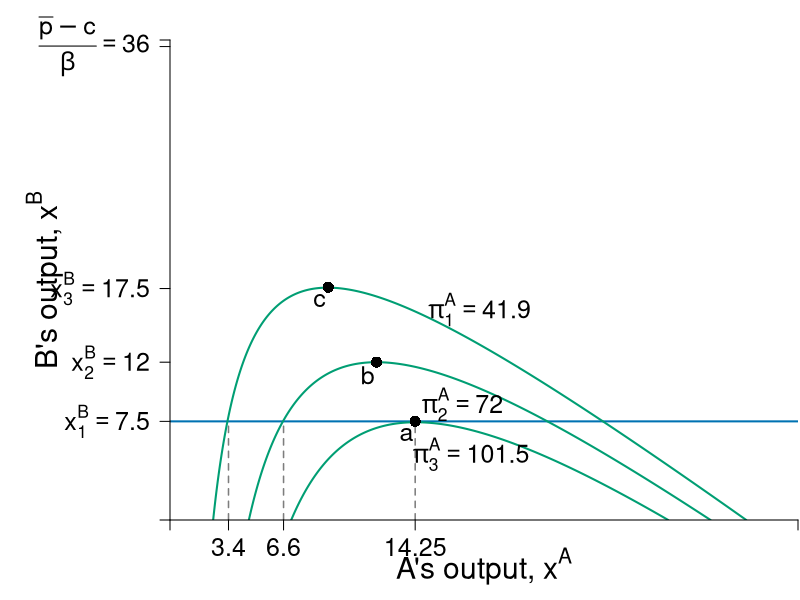

Source code (R):
require(shape)
pdf(file = "competitionmarkets/cournot_brf_isoA_feasible.pdf", width = 9, height = 7)

#Set parameters for graphics
pointsize <- 1.8
axislabelsize <- 1.8
labelsize <- 1.5
namesize <- 1.8
annotatesize <- 1.5
graphlinewidth <- 2
segmentlinewidth <- 1.5


COL <- c("#7fc97f", "#beaed4", "#fdc086", "#ffff99", "#386cb0", "#f0027f", "#bf5b17", "#666666")
COLA <- c("#e0f3db", "#99d8c9","#66c2a4","#41ae76", "#238b45", "#005824")
COLB <- c("#4eb3d3", "#2b8cbe", "#0868ac","#084081")
grays <- gray.colors(25, start = 1, end = 0)
CBCols <- c("#009E73","#0072B2","#E69F00","#CC79A7", "#F0E442")

par(mar =  c(4, 8.5, 2, 0.1))

piA <- function(xa, xb, s = 0.5, pmax = 20, c1 = 2) {
  (pmax - s*xb)*xa - s*(xa)^2 - c1*xa
}

piB <- function(xa, xb, s = 0.5, pmax = 20, c1 = 2) {
  (pmax - s*xa)*xb - s*(xb)^2 - c1*xb
}

brfB <- function(xa, s = 0.5, pmax = 20, c1 = 2) {
  (pmax - c1)/(2*s) - (1/2)*xa
}

brfA <- function(xa, s = 0.5, pmax = 20, c1 = 2) {
  (pmax - c1)/s - 2*xa
}

xlims <- c(0, 36.5)
ylims <- c(0, 36.5)

npts <- 501 
x <- seq(xlims[1], xlims[2], length.out = npts)
y <- seq(ylims[1], ylims[2], length.out = npts) 
a <- c(42, 72, 102)
b <- c(72, 81, 90)

plot(0, 0, xlim = xlims, ylim = ylims, type = "n",
     xlab = expression(paste("")),
     ylab = expression(paste("")), 
     xaxt = "n", 
     yaxt = "n", 
     cex.lab = axislabelsize, 
     bty = "n",
     xaxs = "i", 
     yaxs = "i")

ticksy <- c(0, 7.5, 12, 17.6, 36, ylims[2])
ylabelsnum <- c(NA, expression(paste(x[1]^B == 7.5)), expression(paste(x[2]^B == 12)), expression(paste(x[3]^B)==17.5), expression(paste(frac(bar(p) - c,beta) == 36), NA))
ticksx <- c(0, 3.4, 6.6, 14.25, xlims[2])
xlabelsnum <- c(NA, expression(paste(3.4)), expression(paste(6.6)), expression(paste(14.25)), NA)

npts <- 500 
xx1 <- seq(xlims[1], xlims[2], length.out = npts)

#Feasible set
# polygon(c(0, 0, xlims[2], xlims[2]), 
#         c(ylims[2], 7.5 , 7.5, ylims[2]),
#         border = FALSE, col = COLA[1])

# Feasible
segments(0, 7.5, xlims[2], 7.5, col = CBCols[2], lwd = graphlinewidth)
#text(5, 35, expression("Feasible set"), cex = annotatesize)
# polygon( feasible )

contour(x, y, 
        outer(x, y, piA),
        drawlabels = FALSE,
        col = CBCols[1],
        lwd = graphlinewidth,
        levels = a, 
        xaxs = "i", 
        yaxs = "i", 
        add = TRUE) 

text(0.5*xlims[2], -3.5, expression(paste("A's output, ", x^A)), xpd = TRUE, cex = axislabelsize) 
text(-7.3, 0.5*ylims[2], expression(paste("B's output, ", x^B)), xpd = TRUE, cex = axislabelsize, srt = 90) 

segments(14.25, 0, 14.25, 7.5, lty = 2, col = grays[20] , lwd = segmentlinewidth)
points(14.25, 7.5, pch = 16, col = "black", cex = 1.5)

segments(6.60, 0, 6.60, 7.5, lty = 2, col = grays[20] , lwd = segmentlinewidth)
points(12, 12, pch = 16, col = "black", cex = 1.5)


segments(3.4, 0, 3.4, 7.5, lty = 2, col = grays[20] , lwd = segmentlinewidth)
points(9.2, 17.7, pch = 16, col = "black", cex = 1.5)

text(14.25 - 0.5, 7.5 - 1, expression(paste(a)), cex = annotatesize)
text(12 - 0.5, 12 - 1, expression(paste(b)), cex = annotatesize)
text(9.2 - 0.5, 17.7 - 1, expression(paste(c)), cex = annotatesize)


#labels for the isoprofits
text(17.5, 5.0, expression(paste(pi[3]^A == 101.5)), cex = annotatesize)
text(17, 8.8, expression(paste(pi[2]^A == 72)), cex = annotatesize)
text(18, 16, expression(paste(pi[1]^A == 41.9)), cex = annotatesize)

axis(1, at = ticksx, pos = 0, labels = xlabelsnum, cex.axis = labelsize)
axis(2, at = ticksy, pos = 0, labels = ylabelsnum, las = 1, cex.axis = labelsize)

dev.off()
